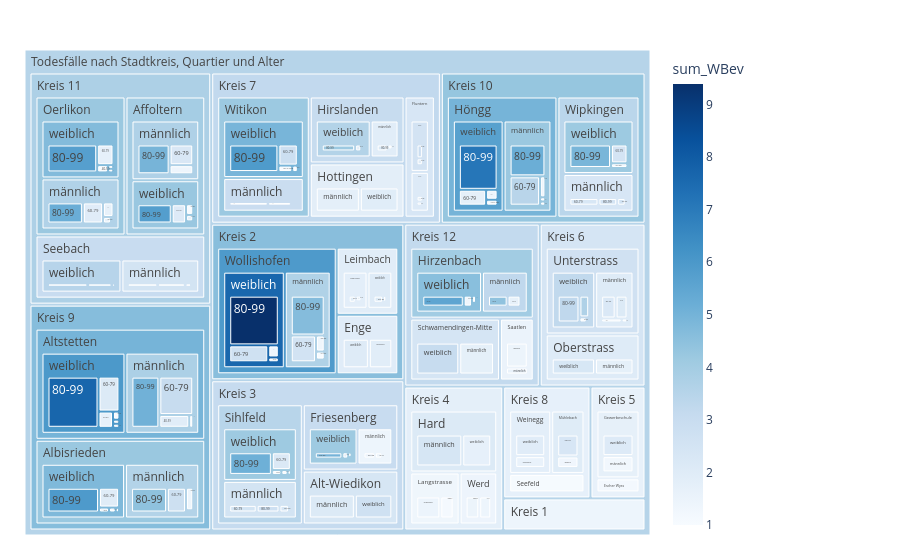

Source (notebook cell):
### Code cell
fig = px.treemap(myTreemapAgg.reset_index(), path=[px.Constant("Todesfälle nach Stadtkreis, Quartier und Alter"), 'KreisLang','QuarLang', 'SexLang','AlterV20Kurz']
                 , values='sum_WBev'
                 , color='sum_WBev'
                 ## bei discrete scales (bei Klassen und Strings):                 
                 #, color_discrete_map={'(?)':'lightgrey','EVP':'gold', 'SP':'#FF3030', 'PdA':'#EE3B3B', 'Grüne':'#A2CD5A','GLP':'#CAFF70','Die Mitte':'orange','FDP':'#104E8B','AL':'deeppink','SVP':'forestgreen', 'FL ZÜRI':'#8B864E','Volt':'#lightblue' }                
                 ## bei continuous scales (bei Zahlenwerten):
                , color_continuous_scale='Blues'
                #, color_continuous_midpoint=np.average(df['AnzBestWir'], weights=df['AnzBestWir'])  
                 #,height=400
                 #,width=1500                 
                )
fig.update_traces(root_color="grey")
fig.update_layout(margin = dict(t=50, l=25, r=250, b=25))
fig.show()

### Figure 1 — Plotly figure (JSON) as saved in the notebook; plotly's stock layout.template omitted (floating-point values rounded to 4 significant figures; data arrays with more than 128 entries replaced by an {"elided": "..."} marker saying what was removed)
{"data": [{"branchvalues": "total", "customdata": {"elided": "384x1 float values"}, "domain": {"x": [0, 1], "y": [0, 1]}, "hovertemplate": "labels=%{label}<br>sum_WBev_sum=%{value}<br>parent=%{parent}<br>id=%{id}<br>sum_WBev=%{color}<extra></extra>", "ids": {"elided": "384 str values"}, "labels": {"elided": "384 str values"}, "marker": {"coloraxis": "coloraxis", "colors": {"elided": "384 float values"}}, "name": "", "parents": {"elided": "384 str values"}, "root": {"color": "grey"}, "type": "treemap", "values": {"elided": "384 int values"}}], "layout": {"autosize": true, "coloraxis": {"colorbar": {"title": {"text": "sum_WBev"}}, "colorscale": [[0, "rgb(247,251,255)"], [0.125, "rgb(222,235,247)"], [0.25, "rgb(198,219,239)"], [0.375, "rgb(158,202,225)"], [0.5, "rgb(107,174,214)"], [0.625, "rgb(66,146,198)"], [0.75, "rgb(33,113,181)"], [0.875, "rgb(8,81,156)"], [1, "rgb(8,48,107)"]]}, "legend": {"tracegroupgap": 0}, "margin": {"b": 25, "l": 25, "r": 250, "t": 50}}}
